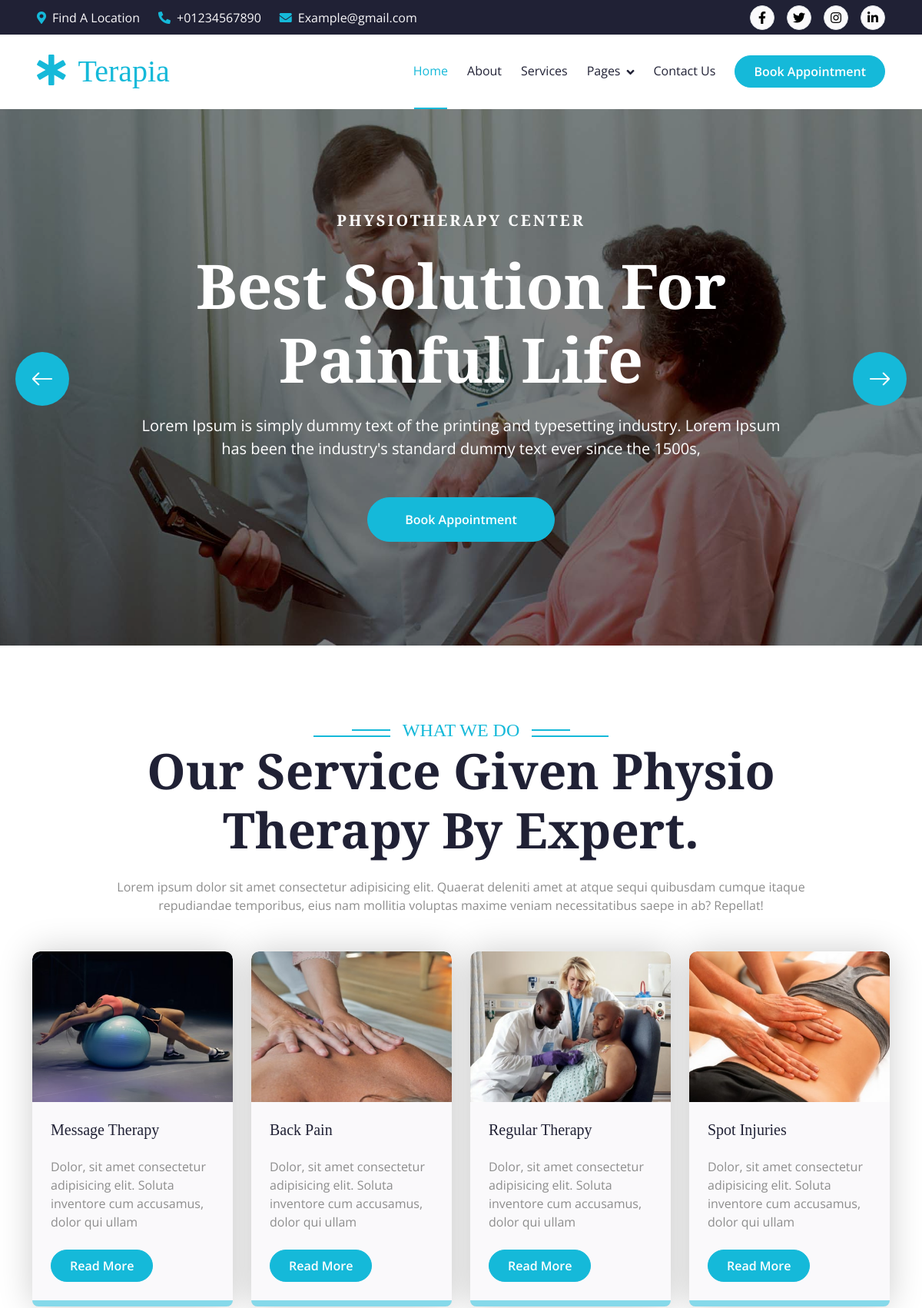
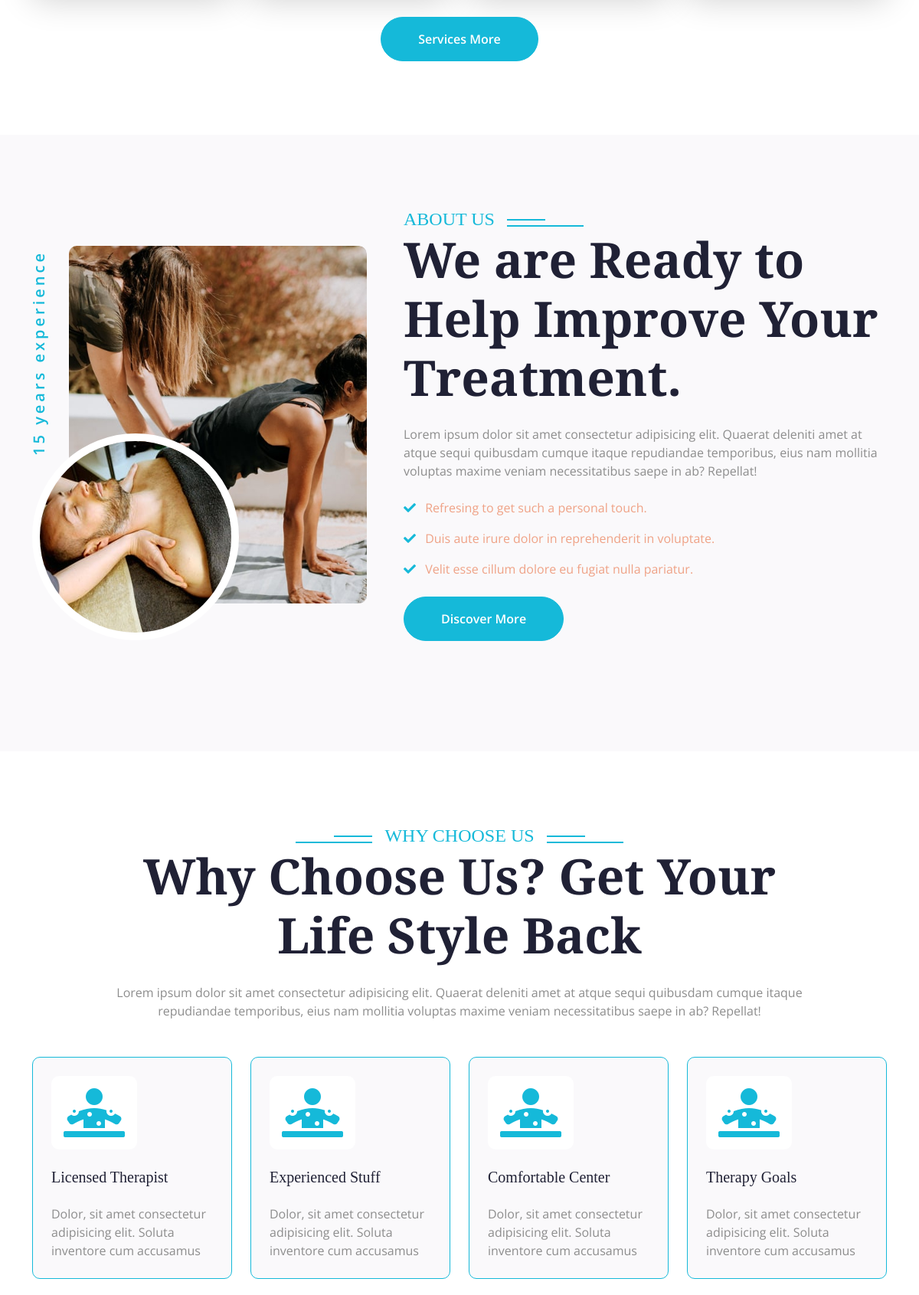
The page / (upper part) on the database its author committed (2 pictures, top to bottom).
### website/models.py (models this page shows, shortened)
class Therapist(models.Model):
    th_name = models.CharField(max_length=30)
    th_des = models.CharField(max_length=200)
    th_img = models.ImageField(upload_to='Therapy/', null=True, blank=True)

class Department (models.Model):
    dep_name = models.CharField(max_length=100)
    dep_description = models.TextField()
    def __str__(self):
        return self.dep_name

### website/views.py (the view, shortened to what this page needs)
# urls.py: path('', views.index, name='index'),
def index(request):
    departments = Department.objects.all()
    doctors = Doctor.objects.all()
    therapy = Therapist.objects.all()
    blog = Blog.objects.all()
    forms = AppointmentForm()
    return render(request, 'index.html',
                  {"departments": departments, "doctors": doctors ,
                    "therapy": therapy , "blog": blog, "form": forms})  # Pass the departments and doctors to the template

### website/templates/index.html (shortened to what this page needs)
{% extends 'base.html' %}
{% load static %}
{% block content %}
        <div class="container-fluid service py-5">
            <div class="container py-5">
                <div class="section-title mb-5 wow fadeInUp" data-wow-delay="0.2s">
                    <div class="sub-style">
                        <h4 class="sub-title px-3 mb-0">What We Do</h4>
                    </div>
                    <h1 class="display-3 mb-4">Our Service Given Physio Therapy By Expert.</h1>
                    <p class="mb-0">Lorem ipsum dolor sit amet consectetur adipisicing elit. Quaerat deleniti amet at atque sequi quibusdam cumque itaque repudiandae temporibus, eius nam mollitia voluptas maxime veniam necessitatibus saepe in ab? Repellat!</p>
                </div>
                <div class="row g-4 justify-content-center">
                    {%for i in therapy %}
                    <div class="col-md-6 col-lg-4 col-xl-3 wow fadeInUp" data-wow-delay="0.1s">
                        <div class="service-item rounded">
                           <div class="service-img rounded-top">
                                <img src="{{ i.th_img.url }}" class="img-fluid rounded-top w-100" alt="">
                           </div>
                            <div class="service-content rounded-bottom bg-light p-4">
                                <div class="service-content-inner">
                                    <h5 class="mb-4">{{ i.th_name }}</h5>
                                    <p class="mb-4">{{ i.th_des }}</p>
                                    <a href="#" class="btn btn-primary rounded-pill text-white py-2 px-4 mb-2">Read More</a>
                                </div>
                            </div>
                        </div>
                    </div>
                    {% endfor %}
                    <div class="col-12 text-center wow fadeInUp" data-wow-delay="0.2s">
                        <a class="btn btn-primary rounded-pill text-white py-3 px-5" href="#">Services More</a>
                    </div>
                </div>
            </div>
        </div>
<div class="container-fluid about bg-light py-5">
    <div class="container py-5">
        <div class="row g-5 align-items-center">
            <div class="col-lg-5 wow fadeInLeft" data-wow-delay="0.2s">
                <div class="about-img pb-5 ps-5">
                    <img src="{% static 'img/about-1.jpg' %}" class="img-fluid rounded w-100" style="object-fit: cover;" alt="Image">
                    <div class="about-img-inner">
                        <img src="{% static 'img/about-2.jpg' %}" class="img-fluid rounded-circle w-100 h-100" alt="Image">
                    </div>
                    <div class="about-experience">15 years experience</div>
                </div>
            </div>
            <div class="col-lg-7 wow fadeInRight" data-wow-delay="0.4s">
                <div class="section-title text-start mb-5">
                    <h4 class="sub-title pe-3 mb-0">About Us</h4>
                    <h1 class="display-3 mb-4">We are Ready to Help Improve Your Treatment.</h1>
                    <p class="mb-4">Lorem ipsum dolor sit amet consectetur adipisicing elit. Quaerat deleniti amet at atque sequi quibusdam cumque itaque repudiandae temporibus, eius nam mollitia voluptas maxime veniam necessitatibus saepe in ab? Repellat!</p>
                    <div class="mb-4">
                        <p class="text-secondary"><i class="fa fa-check text-primary me-2"></i> Refresing to get such a personal touch.</p>
                        <p class="text-secondary"><i class="fa fa-check text-primary me-2"></i> Duis aute irure dolor in reprehenderit in voluptate.</p>
                        <p class="text-secondary"><i class="fa fa-check text-primary me-2"></i> Velit esse cillum dolore eu fugiat nulla pariatur.</p>
                    </div>
                    <a href="#" class="btn btn-primary rounded-pill text-white py-3 px-5">Discover More</a>
                </div>
            </div>
        </div>
    </div>
</div>
        <div class="container-fluid feature py-5">
            <div class="container py-5">
                <div class="section-title mb-5 wow fadeInUp" data-wow-delay="0.1s">
                    <div class="sub-style">
                        <h4 class="sub-title px-3 mb-0">Why Choose Us</h4>
                    </div>
                    <h1 class="display-3 mb-4">Why Choose Us? Get Your Life Style Back</h1>
                    <p class="mb-0">Lorem ipsum dolor sit amet consectetur adipisicing elit. Quaerat deleniti amet at atque sequi quibusdam cumque itaque repudiandae temporibus, eius nam mollitia voluptas maxime veniam necessitatibus saepe in ab? Repellat!</p>
                </div>
                <div class="row g-4 justify-content-center">
                      {% for i in departments %}
                    <div class="col-md-6 col-lg-4 col-xl-3 wow fadeInUp" data-wow-delay="0.1s">
                        <div class="row-cols-1 feature-item p-4">
                            <div class="col-12">
                                <div class="feature-icon mb-4">
                                    <div class="p-3 d-inline-flex bg-white rounded">
                                        <i class="fas fa-diagnoses fa-4x text-primary"></i>
                                    </div>
                                </div>
                                <div class="feature-content d-flex flex-column">
                                    <h5 class="mb-4">{{i.dep_name}}</h5>
                                    <p class="mb-0">{{i.dep_description}}</p>
                                </div>
                            </div>
                        </div>
                    </div>
                     {% endfor %}
                </div>
            </div>
        </div>
 {% endblock %}

### website/static/css/style.css (style rules this page uses)
.btn { font-weight: 600; transition: .5s; }
.btn.btn-primary { box-shadow: inset 0 0 0 0 var(--bs-primary); }
.section-title { max-width: 900px; text-align: center; margin: 0 auto; }
.section-title .sub-style { position: relative; display: inline-block; text-transform: uppercase; color: var(--bs-primary); }
.section-title .sub-style::before { content: ""; width: 100px; position: absolute; top: 50%; left: 0; transform: translateY(-50%); margin-top: 8px; margin-left: -100px; border: 1px solid var(--bs-primary) !important; }
.section-title .sub-style::after { content: ""; width: 50px; position: absolute; top: 50%; left: 0; transform: translateY(-50%); margin-bottom: 5px; margin-left: -50px; border: 1px solid var(--bs-primary) !important; }
.sub-title { position: relative; display: inline-block; text-transform: uppercase; color: var(--bs-primary); }
.sub-title::before { content: ""; width: 100px; position: absolute; top: 50%; right: 0; transform: translateY(-50%); margin-top: 8px; margin-right: -100px; border: 1px solid var(--bs-primary) !important; }
.sub-title::after { content: ""; width: 50px; position: absolute; top: 50%; right: 0; transform: translateY(-50%); margin-bottom: 8px; margin-right: -50px; border: 1px solid var(--bs-primary) !important; }
.service .service-item { box-shadow: 0 0 45px rgba(0, 0, 0, .2) ; }
.service .service-item .service-img { position: relative; overflow: hidden; z-index: 1; }
.service .service-item .service-img img { transition: 0.5s; }
.service .service-item .service-img::before { width: 100%; height: 0; position: absolute; content: ""; top: 0; left: 0; border-top-right-radius: 10px; border-top-left-radius: 10px; transition: 0.5s; z-index: 5; }
.service .service-item .service-content { position: relative; z-index: 2; }
.service .service-item .service-content::before { width: 100%; height: 8px; position: absolute; content: ""; bottom: 0; left: 0; border-bottom-left-radius: 10px; border-bottom-right-radius: 10px; background: rgba(21, 185, 217, .5); transition: 0.5s; z-index: 3; }
.service .service-item .service-content .service-content-inner { transition: 0.5s; }
.about .about-img { position: relative; overflow: hidden; height: 100%; border-radius: 10px; }
.about .about-img .about-img-inner { position: absolute; left: 0; bottom: 0; border: 10px solid; border-color: var(--bs-white) var(--bs-white) var(--bs-white) var(--bs-white); border-radius: 50%; }
.about .about-img .about-experience { position: absolute; top: 125px; left: -125px; transform: rotate(-90deg); background: transparent; color: var(--bs-primary); font-size: 20px; font-weight: 600; letter-spacing: 4px; }
.feature .feature-item { position: relative; display: flex; border: 1px solid var(--bs-primary); border-radius: 10px; background: var(--bs-light); transition: 0.5s; }
.feature .feature-item::before { width: 0; height: 100%; content: ""; position: absolute; top: 0; left: 0; border-radius: 10px; transition: 0.5s; }
.feature .feature-item .feature-icon { display: inline-flex; border-radius: 10px; transition: 0.5s; }

### rows shown on the page
Therapist: th_img (picture), th_name "Message Therapy", th_des "Dolor, sit amet consectetur adipisicing elit. Soluta inventore cum accusamus, dolor qui ullam"
Therapist: th_img (picture), th_name "Back Pain", th_des "Dolor, sit amet consectetur adipisicing elit. Soluta inventore cum accusamus, dolor qui ullam"
Therapist: th_img (picture), th_name "Regular Therapy", th_des "Dolor, sit amet consectetur adipisicing elit. Soluta inventore cum accusamus, dolor qui ullam"
Therapist: th_img (picture), th_name "Spot Injuries", th_des "Dolor, sit amet consectetur adipisicing elit. Soluta inventore cum accusamus, dolor qui ullam"
Department: dep_name "Licensed Therapist", dep_description "Dolor, sit amet consectetur adipisicing elit. Soluta inventore cum accusamus"
Department: dep_name "Experienced Stuff", dep_description "Dolor, sit amet consectetur adipisicing elit. Soluta inventore cum accusamus"
Department: dep_name "Comfortable Center", dep_description "Dolor, sit amet consectetur adipisicing elit. Soluta inventore cum accusamus"
Department: dep_name "Therapy Goals", dep_description "Dolor, sit amet consectetur adipisicing elit. Soluta inventore cum accusamus"
